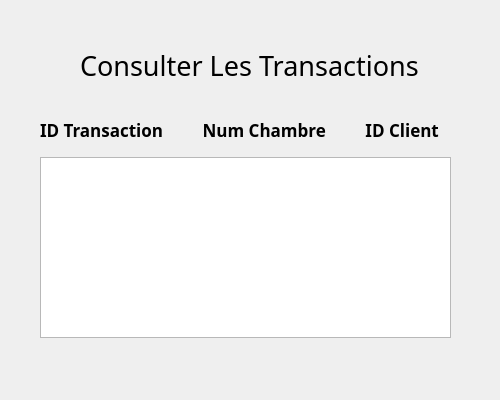
<?xml version="1.0" encoding="UTF-8"?>
<ui version="4.0">
 <class>transaction</class>
 <widget class="QDialog" name="transaction">
  <property name="windowModality">
   <enum>Qt::WindowModal</enum>
  </property>
  <property name="geometry">
   <rect>
    <x>0</x>
    <y>0</y>
    <width>500</width>
    <height>400</height>
   </rect>
  </property>
  <property name="maximumSize">
   <size>
    <width>800</width>
    <height>500</height>
   </size>
  </property>
  <property name="windowTitle">
   <string>Transaction De Reservation</string>
  </property>
  <widget class="QListWidget" name="lstWidget">
   <property name="geometry">
    <rect>
     <x>40</x>
     <y>157</y>
     <width>411</width>
     <height>181</height>
    </rect>
   </property>
   <property name="font">
    <font>
     <family>Pristina</family>
     <pointsize>12</pointsize>
    </font>
   </property>
  </widget>
  <widget class="QLabel" name="label">
   <property name="geometry">
    <rect>
     <x>40</x>
     <y>120</y>
     <width>421</width>
     <height>20</height>
    </rect>
   </property>
   <property name="font">
    <font>
     <family>Pristina</family>
     <pointsize>13</pointsize>
     <weight>75</weight>
     <bold>true</bold>
    </font>
   </property>
   <property name="text">
    <string>ID Transaction         Num Chambre         ID Client         </string>
   </property>
  </widget>
  <widget class="QLabel" name="label_2">
   <property name="geometry">
    <rect>
     <x>80</x>
     <y>40</y>
     <width>341</width>
     <height>51</height>
    </rect>
   </property>
   <property name="font">
    <font>
     <family>Poor Richard</family>
     <pointsize>20</pointsize>
    </font>
   </property>
   <property name="text">
    <string>Consulter Les Transactions</string>
   </property>
  </widget>
 </widget>
 <resources/>
 <connections/>
</ui>
